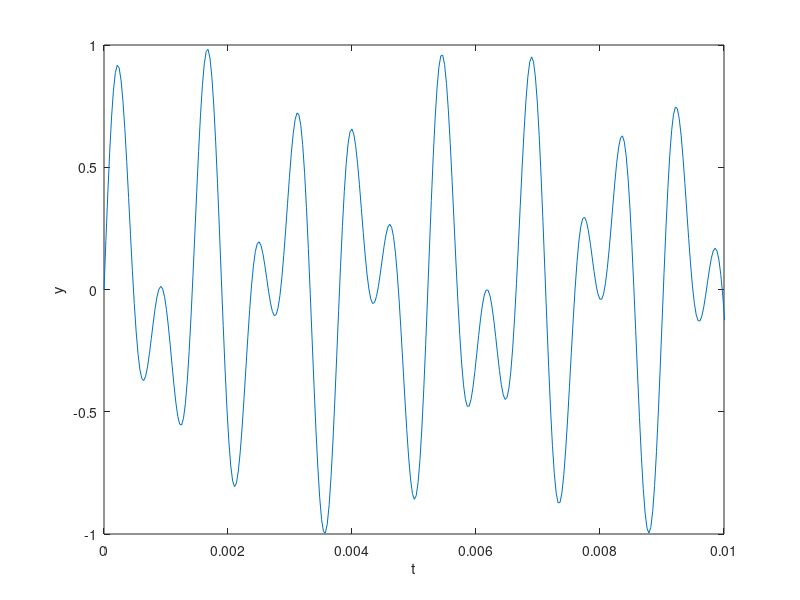

The MATLAB script that drew this image:
s = input('Please enter your telephone number: ', 's');
n = length(s);
sample_rate = 32768;
t = 1/sample_rate;
time_vector = [0:t:0.25];
for i = 1:n
    switch s(i)
        case '0'
            f_low = 941;
            f_high = 1336;
            y_low = 0.5*sin(2*pi*f_low*time_vector);
            y_high = 0.5*sin(2*pi*f_high*time_vector);
            y = y_low + y_high;
            figure(i);
            plot(time_vector, y), axis([0, 0.01, -1, 1]);
            xlabel('t'), ylabel('y');
        case '1'
            f_low = 697;
            f_high = 1209;
            y_low = 0.5*sin(2*pi*f_low*time_vector);
            y_high = 0.5*sin(2*pi*f_high*time_vector);
            y = y_low + y_high;
            figure(i);
            plot(time_vector, y), axis([0, 0.01, -1, 1]);
            xlabel('t'), ylabel('y');
        case '2'
            f_low = 697;
            f_high = 1336;
            y_low = 0.5*sin(2*pi*f_low*time_vector);
            y_high = 0.5*sin(2*pi*f_high*time_vector);
            y = y_low + y_high;
            figure(i);
            plot(time_vector, y), axis([0, 0.01, -1, 1]);
            xlabel('t'), ylabel('y');
        case '3'
            f_low = 697;
            f_high = 1477;
            y_low= 0.5*sin(2*pi*f_low*time_vector);
            y_high = 0.5*sin(2*pi*f_high*time_vector);
            y = y_low + y_high;
            figure(i);
            plot(time_vector, y), axis([0, 0.01, -1, 1]);
            xlabel('t'), ylabel('y');
        case '4'
            f_low = 770;
            f_high = 1209;
            y_low = 0.5*sin(2*pi*f_low*time_vector);
            y_high = 0.5*sin(2*pi*f_high*time_vector);
            y = y_low + y_high;
            figure(i);
            plot(time_vector, y), axis([0, 0.01, -1, 1]);
            xlabel('t'), ylabel('y');
        case '5'
            f_low = 770;
            f_high = 1336;
            y_low = 0.5*sin(2*pi*f_low*time_vector);
            y_high = 0.5*sin(2*pi*f_high*time_vector);
            y = y_low + y_high;
            figure(i);
            plot(time_vector, y), axis([0, 0.01, -1, 1]);
            xlabel('t'), ylabel('y');
        case '6'
            f_low = 770;
            f_high = 1477;
            y_low = 0.5*sin(2*pi*f_low*time_vector);
            y_high = 0.5*sin(2*pi*f_high*time_vector);
            y = y_low + y_high;
            figure(i);
            plot(time_vector, y), axis([0, 0.01, -1, 1]);
            xlabel('t'), ylabel('y');
        case '7'
            f_low = 852;
            f_high = 1209;
            y_low = 0.5*sin(2*pi*f_low*time_vector);
            y_high = 0.5*sin(2*pi*f_high*time_vector);
            y = y_low + y_high;
            figure(i);
            plot(time_vector, y), axis([0, 0.01, -1, 1]);
            xlabel('t'), ylabel('y');
        case '8'
            f_low = 852;
            f_high = 1336;
            y_low = 0.5*sin(2*pi*f_low*time_vector);
            y_high = 0.5*sin(2*pi*f_high*time_vector);
            y = y_low + y_high;
            figure(i);
            plot(time_vector, y), axis([0, 0.01, -1, 1]);
            xlabel('t'), ylabel('y');
        case '9'
            f_low = 852;
            f_high = 1477;
            y_low = 0.5*sin(2*pi*f_low*time_vector);
            y_high = 0.5*sin(2*pi*f_high*time_vector);
            y = y_low + y_high;
            figure(i);
            plot(time_vector, y), axis([0, 0.01, -1, 1]);
            xlabel('t'), ylabel('y');
    end
end
